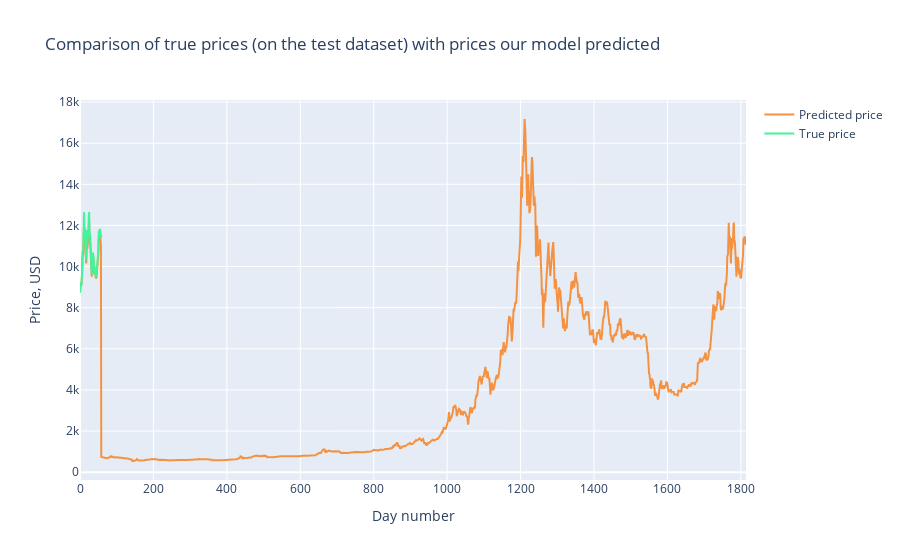

The notebook cell saved with this chart:
### Code cell
trace1 = go.Scatter(
    x = np.arange(0, len(prediction2_inverse), 1),
    y = prediction2_inverse,
    mode = 'lines',
    name = 'Predicted price',
    hoverlabel= dict(namelength=-1),
    line = dict(color=('rgb(244, 146, 65)'), width=2)
)
trace2 = go.Scatter(
    x = np.arange(0, len(Y_test2_inverse), 1),
    y = Y_test2_inverse,
    mode = 'lines',
    name = 'True price',
    line = dict(color=('rgb(66, 244, 155)'), width=2)
)

data = [trace1, trace2]
layout = dict(title = 'Comparison of true prices (on the test dataset) with prices our model predicted',
             xaxis = dict(title = 'Day number'), yaxis = dict(title = 'Price, USD'))
fig = dict(data=data, layout=layout)
py.iplot(fig, filename='results_demonstrating0')

### Figure 1 — Plotly figure (JSON) as saved in the notebook; plotly's stock layout.template omitted (floating-point values rounded to 4 significant figures; data arrays with more than 128 entries replaced by an {"elided": "..."} marker saying what was removed)
{"data": [{"hoverlabel": {"namelength": -1}, "line": {"color": "rgb(244, 146, 65)", "width": 2}, "mode": "lines", "name": "Predicted price", "type": "scatter", "x": {"elided": "1815 int values"}, "y": {"elided": "1815 float values"}}, {"line": {"color": "rgb(66, 244, 155)", "width": 2}, "mode": "lines", "name": "True price", "type": "scatter", "x": [0, 1, 2, 3, 4, 5, 6, 7, 8, 9, 10, 11, 12, 13, 14, 15, 16, 17, 18, 19, 20, 21, 22, 23, 24, 25, 26, 27, 28, 29, 30, 31, 32, 33, 34, 35, 36, 37, 38, 39, 40, 41, 42, 43, 44, 45, 46, 47, 48, 49, 50, 51, 52, 53, 54, 55, 56, 57, 58], "y": [8728.0, 9095.0, 9236.0, 9153.0, 9148.0, 9353.0, 9801.0, 10720.0, 10750.0, 10850.0, 11320.0, 12640.0, 11800.0, 11680.0, 11850.0, 11540.0, 10690.0, 10300.0, 11350.0, 11760.0, 11140.0, 11420.0, 11310.0, 11790.0, 12510.0, 12650.0, 11580.0, 11580.0, 11430.0, 10860.0, 10420.0, 10360.0, 9577.0, 10050.0, 10470.0, 10680.0, 10580.0, 10450.0, 10070.0, 9703.0, 10020.0, 9775.0, 9728.0, 9485.0, 9539.0, 9540.0, 9858.0, 10090.0, 10480.0, 10780.0, 10820.0, 11680.0, 11760.0, 11710.0, 11800.0, 11820.0, 11580.0, 11380.0, 11540.0]}], "layout": {"title": {"text": "Comparison of true prices (on the test dataset) with prices our model predicted"}, "xaxis": {"title": {"text": "Day number"}}, "yaxis": {"title": {"text": "Price, USD"}}}}
